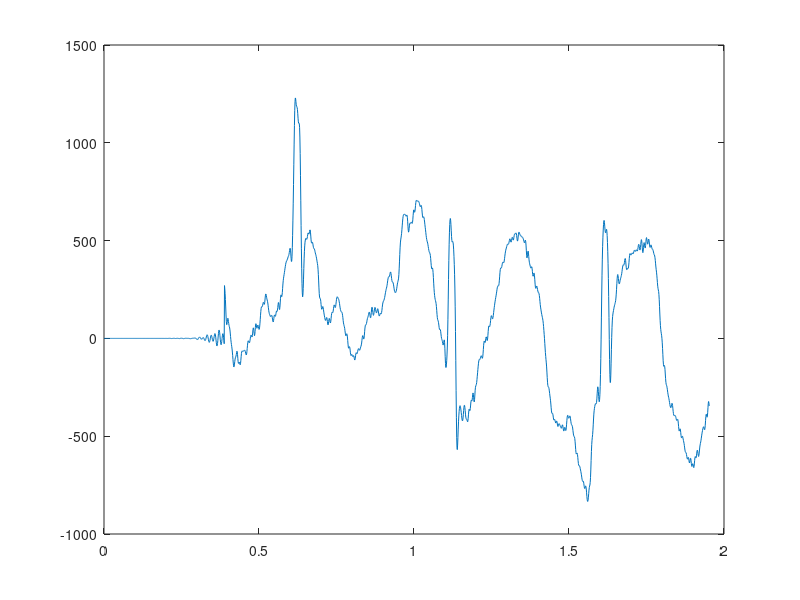
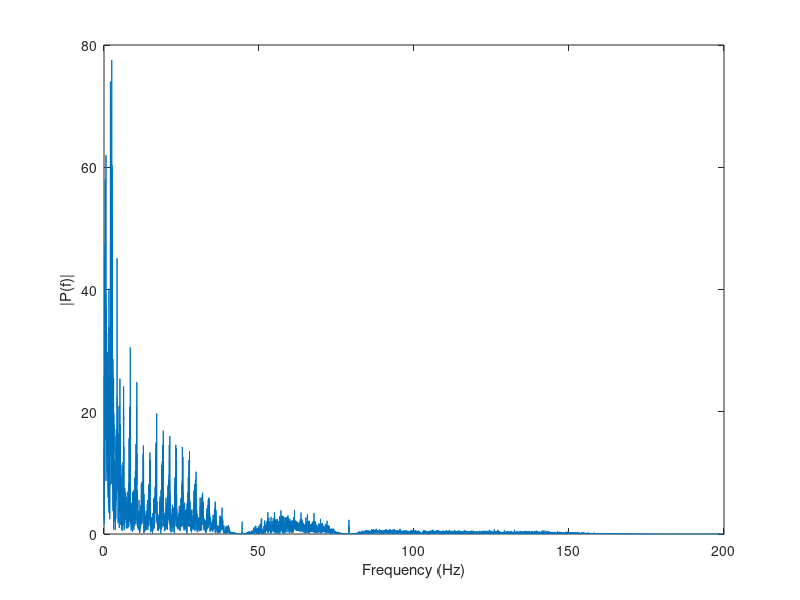
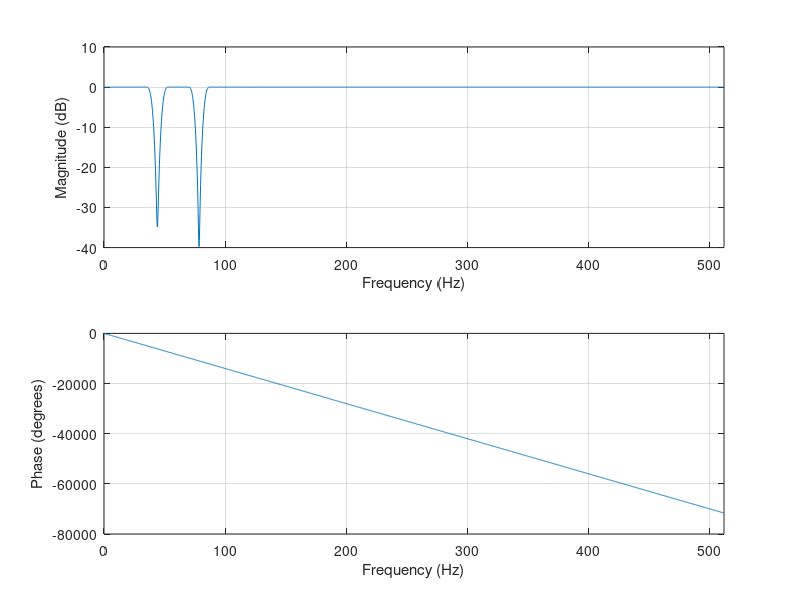

Here is the MATLAB script that generated these plots, in order:
% ENEL420 Assignemnt
% Tim Hadler, Emily Tideswell 
% 30/07/2020
% Design FIR filter using window method

clc, clear, close all;

data = load("enel420_grp_23.txt");

fs = 1024;  % Sampling frq, HZ
n = length(data);
t = linspace(0, n/fs, n);

%--------------------------------------------------------------------------
% Use window method (fir1) to design FIR filter
N = 398; %No. coefficients
df = 4; %BW
f1 = 44.56; %Interference freqs
f2 = 78.99;

a = fir1(N,[(f1-df)*2/fs (f1+df)*2/fs], 'stop');
b = fir1(N,[(f2-df)*2/fs (f2+df)*2/fs], 'stop');

%--------------------------------------------------------------------------
% Plot filter output in time domain
Filt_out = filter(b,1,filter(a,1,data));
figure(1)
plot(t(1:2000), Filt_out(1:2000))

%--------------------------------------------------------------------------
% Find and plot spectrum of filtered signal
spct = abs(fft(Filt_out));
p2 = spct/n;
p1 = p2(1:n/2+1);
p1(2:end-1) = 2*p1(2:end-1);

% Convert freq to Hz
f = fs*(0:n/2)/n;

figure(2)
plot(f, p1)
xlim([0,200])
xlabel('Frequency (Hz)')
ylabel('|P(f)|')

%--------------------------------------------------------------------------
% Plot freq response of filters
figure(3)
freqz(conv(a, b), 1, 512, fs)
